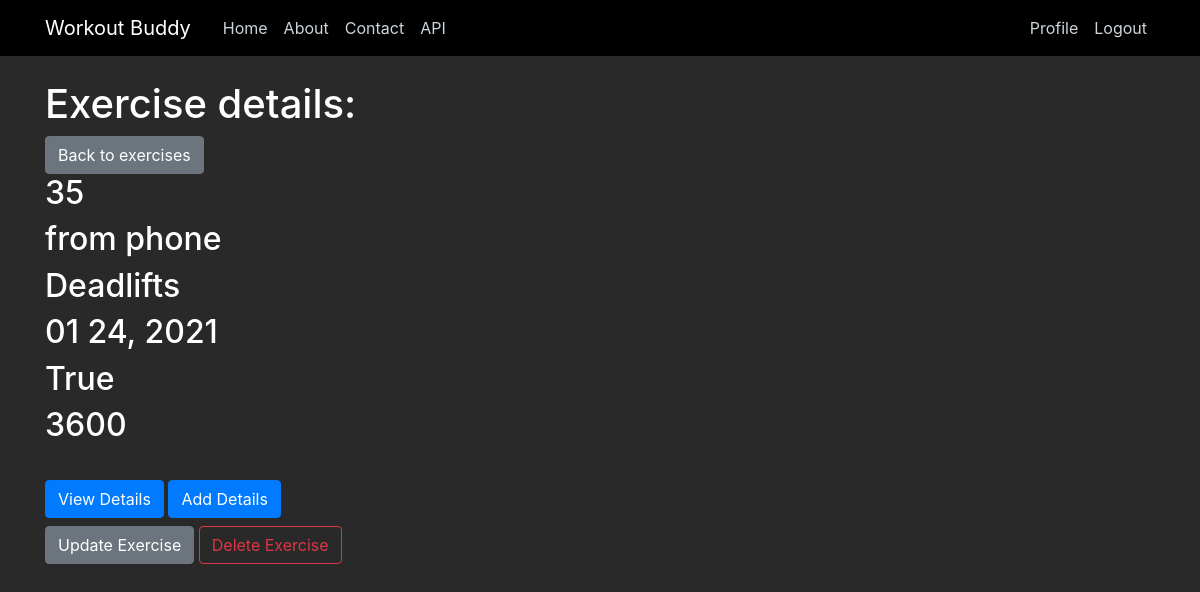
/workouts/35/exercises/35/ (signed in), run on the app's committed database.
### exercises/models.py (models this page shows, shortened)
class Exercises(models.Model):
    workout_id = models.ForeignKey(Workouts, default=None, on_delete=models.CASCADE) #delete exercise if workout it is associated with is deleted.
    date = models.DateField()
    exercise = models.CharField(max_length=50)
    sameWeight = models.BooleanField(default=False)
    totalVolume = models.IntegerField(default=0) #is able to be null or blank. Will be auto filled in by after exercises details are inputted.

### workouts/models.py (models this page shows, shortened)
class Workouts(models.Model):
    username = models.ForeignKey(User, on_delete=models.CASCADE) #delete workouts if user is deleted.
    date = models.DateField()
    WName = models.CharField(max_length=50)
    def __str__(self):
        return self.WName

### exercises/views.py (the view)
# urls.py: path('workouts/<int:pk>/exercises/<int:exercisepk>/', ExercisesDetailView.as_view(), name='exercises-detail'), #exercises_detail.html is naming convention
class ExercisesDetailView(UserPassesTestMixin, DetailView):
    model = Exercises
    def get_object(self, queryset=None):
        return get_object_or_404(Exercises, pk=self.kwargs.get('exercisepk'))
    def test_func(self):
        workout = Workouts.objects.get(pk=self.kwargs['pk'])
        if self.request.user == workout.username:
            return True
        else:
            return False

### exercises/templates/exercises/exercises_detail.html
{% extends "main/base.html" %}
{% block content %}
    {% if user.is_authenticated %}
    <h1>Exercise details: </h1>
    <a class="btn btn-secondary" href="{% url 'workout-exercises' object.workout_id.id %}">Back to exercises</a>
    <br />
        <h2>{{ object.id }}</h2>
        <h2>{{ object.workout_id }}</h2>
        <h2>{{ object.exercise }}</h2>
        <h2>{{ object.date|date:"m d, Y" }}</h2>
        <h2>{{ object.sameWeight }}</h2>
        <h2>{{ object.totalVolume }}</h2>
        <br />
        {% if object.workout_id.username == user %}
            <a class="btn btn-primary mt-1 mb-1" href="{% url 'exercise-exercisesdetails' object.workout_id.id object.id %}">View Details</a>
            <a class="btn btn-primary mt-1 mb-1" href="{% url 'exercisesdetails-create' object.workout_id.id object.id %}">Add Details</a>
            <br />
            <a class="btn btn-secondary mt-1 mb-1" href="{% url 'exercises-update' object.workout_id.id object.id %}">Update Exercise</a>
            <a class="btn btn-outline-danger" href="{% url 'exercises-delete' object.workout_id.id object.id %}">Delete Exercise</a>
        {% endif %}
    {% else %}
        <h2>Login to view or edit your workouts</h2>
        <a href="{% url 'login' %}">Login</a>
        <br />
        <h2>Or register if you don't have an account to log into</h2>
        <a href="{% url 'register' %}">Register now!</a>
    {% endif %}
{% endblock content %}

### main/static/main/main.css (style rules this page uses)
body { background: #292929; color: #333333; margin-top: 5rem; }
h1, h2, h3, h4, h5, h6 { color: #ffffff; }

### data on the page
Exercises: id "35", workout_id "from phone", exercise "Deadlifts", date "01 24, 2021", sameWeight "True", totalVolume "3600"
